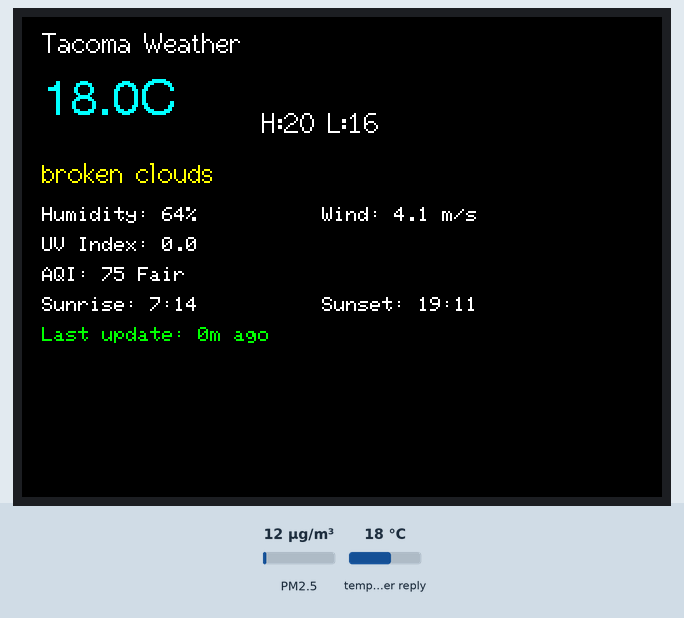
Recording of a sketch running on a simulated ESP32. On the bench: 320×240 colour display. Inputs (shaded band) come from the test bench; at power-on: PM2.5 12 µg/m³, temperature in the weather reply 18 °C. WiFi joins after 1.5 s; servers stay silent unless stated; web services answer with replies made up by the test bench; what the sketch prints to the serial monitor is not drawn.

Above: at 5.2 s.

The sketch:

esp32_weather_app.ino
```cpp
#include <TFT_eSPI.h>
#include <WiFi.h>
#include <HTTPClient.h>
#include <ArduinoJson.h>

TFT_eSPI tft = TFT_eSPI();

// Configuration - CHANGE THESE VALUES!
const char* ssid = "WIFI_NAME";
const char* password = "WIFI_PASSWORD";
const char* weatherAPI = "OPENWEATHER_API_KEY";
const char* city = "Tacoma";
const float latitude = 47.25288;  // Change to your city's latitude
const float longitude = -122.44429; // Change to your city's longitude

// Weather data structure
struct WeatherData {
  float currentTemp;
  float highTemp;
  float lowTemp;
  int humidity;
  float windSpeed;
  float uvIndex;
  int aqi;
  String description;
  String sunrise;
  String sunset;
};

WeatherData weather;

void setup() {
  Serial.begin(115200);

  tft.init();
  tft.setRotation(1);
  tft.fillScreen(TFT_BLACK);

  connectToWiFi();
  updateWeatherData();
  displayWeather();
}

void loop() {
  delay(600000); // Update every 10 minutes
  updateWeatherData();
  displayWeather();
}

void connectToWiFi() {
  tft.fillScreen(TFT_BLACK);
  tft.setTextColor(TFT_WHITE, TFT_BLACK);
  tft.drawString("Connecting to WiFi...", 10, 10, 2);

  WiFi.begin(ssid, password);

  int attempts = 0;
  while (WiFi.status() != WL_CONNECTED && attempts < 30) {
    delay(1000);
    Serial.print(".");
    attempts++;

    tft.fillRect(10, 40, 300, 20, TFT_BLACK);
    for (int i = 0; i < attempts; i++) {
      tft.fillCircle(20 + (i * 10), 50, 3, TFT_BLUE);
    }
  }

  if (WiFi.status() == WL_CONNECTED) {
    tft.fillScreen(TFT_BLACK);
    tft.drawString("WiFi Connected!", 10, 10, 2);
    delay(2000);
  } else {
    tft.fillScreen(TFT_RED);
    tft.setTextColor(TFT_WHITE);
    tft.drawString("WiFi Failed!", 10, 10, 2);
    while(1);
  }
}

void updateWeatherData() {
  if (WiFi.status() == WL_CONNECTED) {
    getWeatherData();
    getUVData();
    getAQIData();
  }
}

void getWeatherData() {
  HTTPClient http;
  String url = "http://api.openweathermap.org/data/2.5/weather?q=" +
               String(city) + "&appid=" + String(weatherAPI) + "&units=metric";

  http.begin(url);
  int httpCode = http.GET();

  if (httpCode == 200) {
    String payload = http.getString();
    DynamicJsonDocument doc(2048);
    deserializeJson(doc, payload);

    weather.currentTemp = doc["main"]["temp"];
    weather.highTemp = doc["main"]["temp_max"];
    weather.lowTemp = doc["main"]["temp_min"];
    weather.humidity = doc["main"]["humidity"];
    weather.windSpeed = doc["wind"]["speed"];
    weather.description = doc["weather"][0]["description"].as<String>();

    long sunrise = doc["sys"]["sunrise"];
    long sunset = doc["sys"]["sunset"];
    weather.sunrise = formatTime(sunrise);
    weather.sunset = formatTime(sunset);

    Serial.println("Weather data updated");
  }

  http.end();
}

void getUVData() {
  HTTPClient http;
  String url = "http://api.openweathermap.org/data/2.5/uvi?lat=" +
               String(latitude) + "&lon=" + String(longitude) + "&appid=" + String(weatherAPI);

  http.begin(url);
  int httpCode = http.GET();

  if (httpCode == 200) {
    String payload = http.getString();
    DynamicJsonDocument doc(512);
    deserializeJson(doc, payload);

    weather.uvIndex = doc["value"];
    Serial.println("UV data updated");
  }

  http.end();
}

void getAQIData() {
  HTTPClient http;
  String url = "http://api.openweathermap.org/data/2.5/air_pollution?lat=" +
               String(latitude) + "&lon=" + String(longitude) + "&appid=" + String(weatherAPI);

  http.begin(url);
  int httpCode = http.GET();

  if (httpCode == 200) {
    String payload = http.getString();
    DynamicJsonDocument doc(1024);
    deserializeJson(doc, payload);

    int aqiLevel = doc["list"][0]["main"]["aqi"];
    weather.aqi = convertToUSAQI(aqiLevel);

    Serial.println("AQI data updated");
  } else {
    weather.aqi = -1;
  }

  http.end();
}

int convertToUSAQI(int owmAqi) {
  switch(owmAqi) {
    case 1: return 25;   // Good
    case 2: return 75;   // Fair
    case 3: return 125;  // Moderate
    case 4: return 175;  // Poor
    case 5: return 275;  // Very Poor
    default: return -1;
  }
}

String formatTime(long timestamp) {
  timestamp += 3600; // Add 1 hour for timezone (adjust as needed)
  int hours = (timestamp % 86400L) / 3600;
  int minutes = (timestamp % 3600) / 60;

  return String(hours) + ":" + (minutes < 10 ? "0" : "") + String(minutes);
}

void displayWeather() {
  tft.fillScreen(TFT_BLACK);
  tft.setTextColor(TFT_WHITE, TFT_BLACK);

  // Title
  tft.drawString(String(city) + " Weather", 10, 5, 2);

  // Current temperature
  tft.setTextColor(TFT_CYAN, TFT_BLACK);
  tft.drawString(String(weather.currentTemp, 1) + "°C", 10, 30, 4);

  // High/Low
  tft.setTextColor(TFT_WHITE, TFT_BLACK);
  tft.drawString("H:" + String(weather.highTemp, 0) + "° L:" + String(weather.lowTemp, 0) + "°", 120, 45, 2);

  // Description
  tft.setTextColor(TFT_YELLOW, TFT_BLACK);
  tft.drawString(weather.description, 10, 70, 2);

  // Details
  tft.setTextColor(TFT_WHITE, TFT_BLACK);
  tft.drawString("Humidity: " + String(weather.humidity) + "%", 10, 95, 1);
  tft.drawString("Wind: " + String(weather.windSpeed, 1) + " m/s", 150, 95, 1);

  tft.drawString("UV Index: " + String(weather.uvIndex, 1), 10, 110, 1);
  if (weather.aqi > 0) {
    tft.drawString("AQI: " + String(weather.aqi) + " " + getAQIStatus(weather.aqi), 10, 125, 1);
  }

  tft.drawString("Sunrise: " + weather.sunrise, 10, 140, 1);
  tft.drawString("Sunset: " + weather.sunset, 150, 140, 1);

  // Status
  tft.setTextColor(TFT_GREEN, TFT_BLACK);
  tft.drawString("Last update: " + String(millis()/60000) + "m ago", 10, 155, 1);
}

String getAQIStatus(int aqi) {
  if (aqi <= 50) return "Good";
  else if (aqi <= 100) return "Fair";
  else if (aqi <= 150) return "Moderate";
  else if (aqi <= 200) return "Poor";
  else return "V.Poor";
}
```
